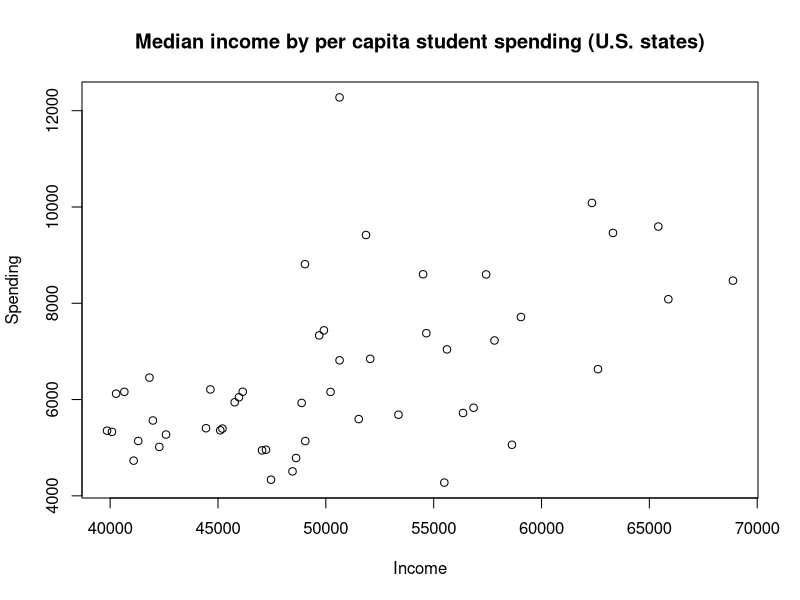
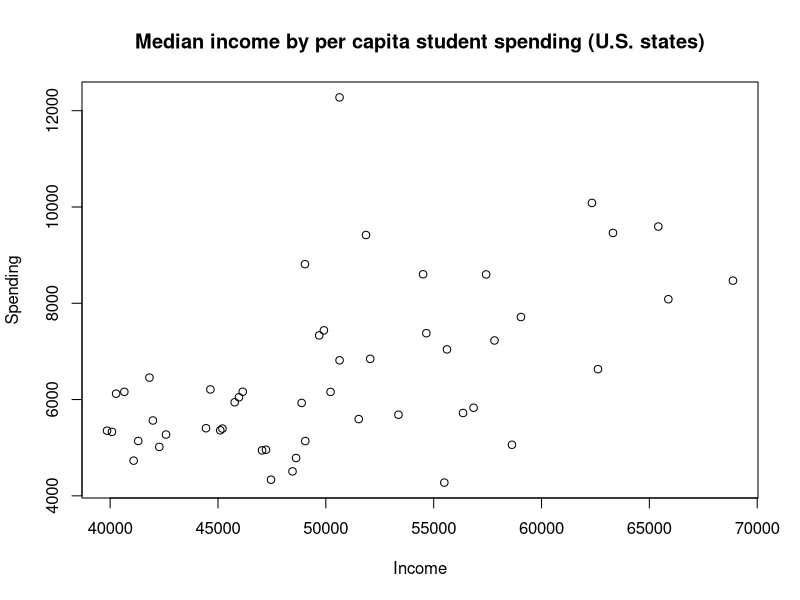

Recreate these plots in R, in order.
##################################################
# Chapter 1 exercises
# by Jack Santucci
# Written: 2023-01-12
# Modified on: NA
##################################################

##### Set working directory to the "code" folder in the "chapter1" folder.

## There are three ways to do that.

# 1. You can put the file path in the following command: setwd('[insert file path here]')
# 2. In RStudio, you can follow these directions: https://www.youtube.com/watch?v=htwrxk3wYOw
# 3. In RGui, you can go to the "Misc" menu and choose "Change Working Directory."

##### Load data and packages

## We are not using any packages for this exercise.

states <- read.csv(file='../data/states.csv') # This creates a data frame called "states"

##### Plot slightly different version of figure 1.1 from Brown (2021).

plot(x=states$medinc, y=states$stuspend, main='Median income by per capita student spending (U.S. states)', xlab="Income", ylab="Spending")

##### Save the figure to your "output" folder.

pdf(file='../output/income_by_student-spending_us-states.pdf') # tells R that we are going to create a PDF (using something called the "graphics device")

plot(x=states$medinc, y=states$stuspend, main='Median income by per capita student spending (U.S. states)', xlab="Income", ylab="Spending")

dev.off() # exits the graphics device